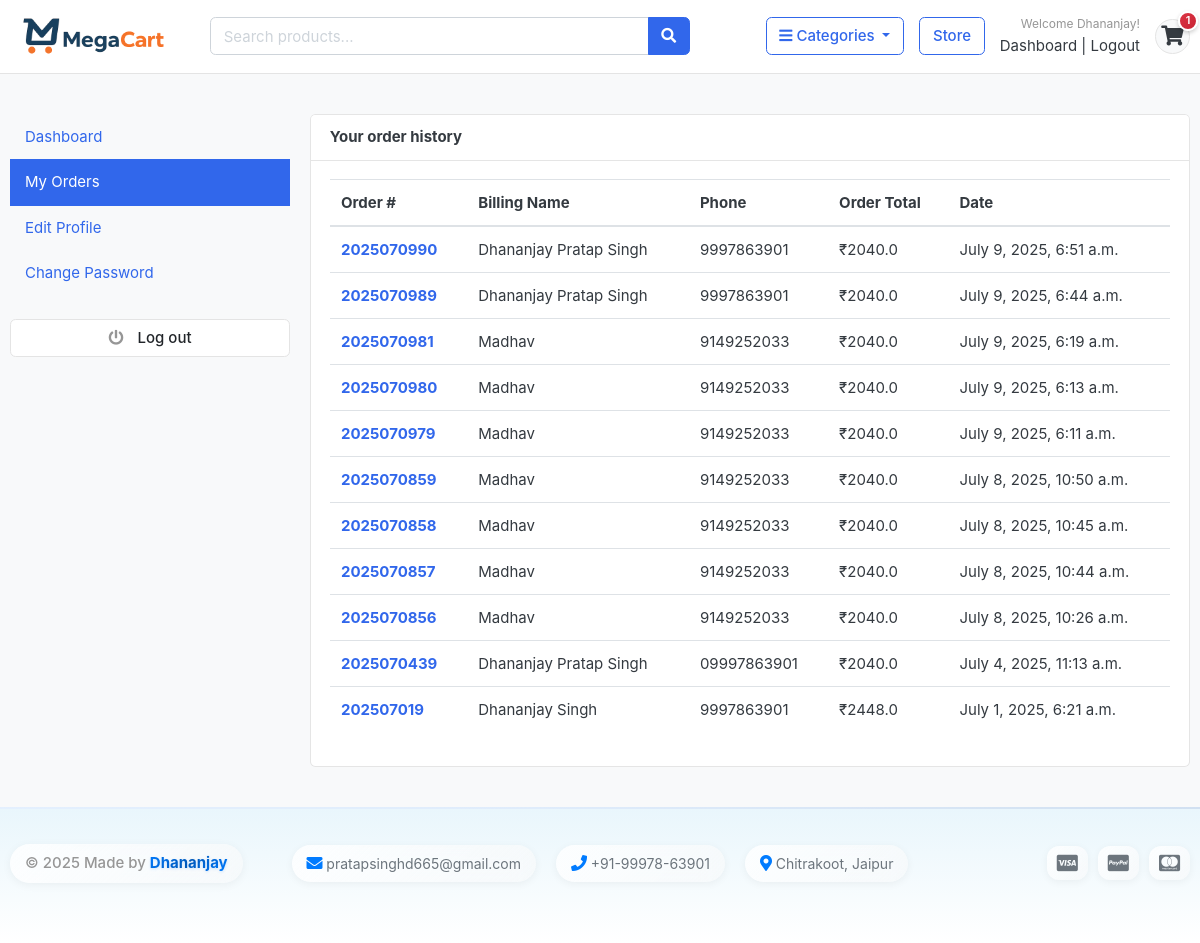
Before: /accounts/my_orders/ (signed in) with the older database file.
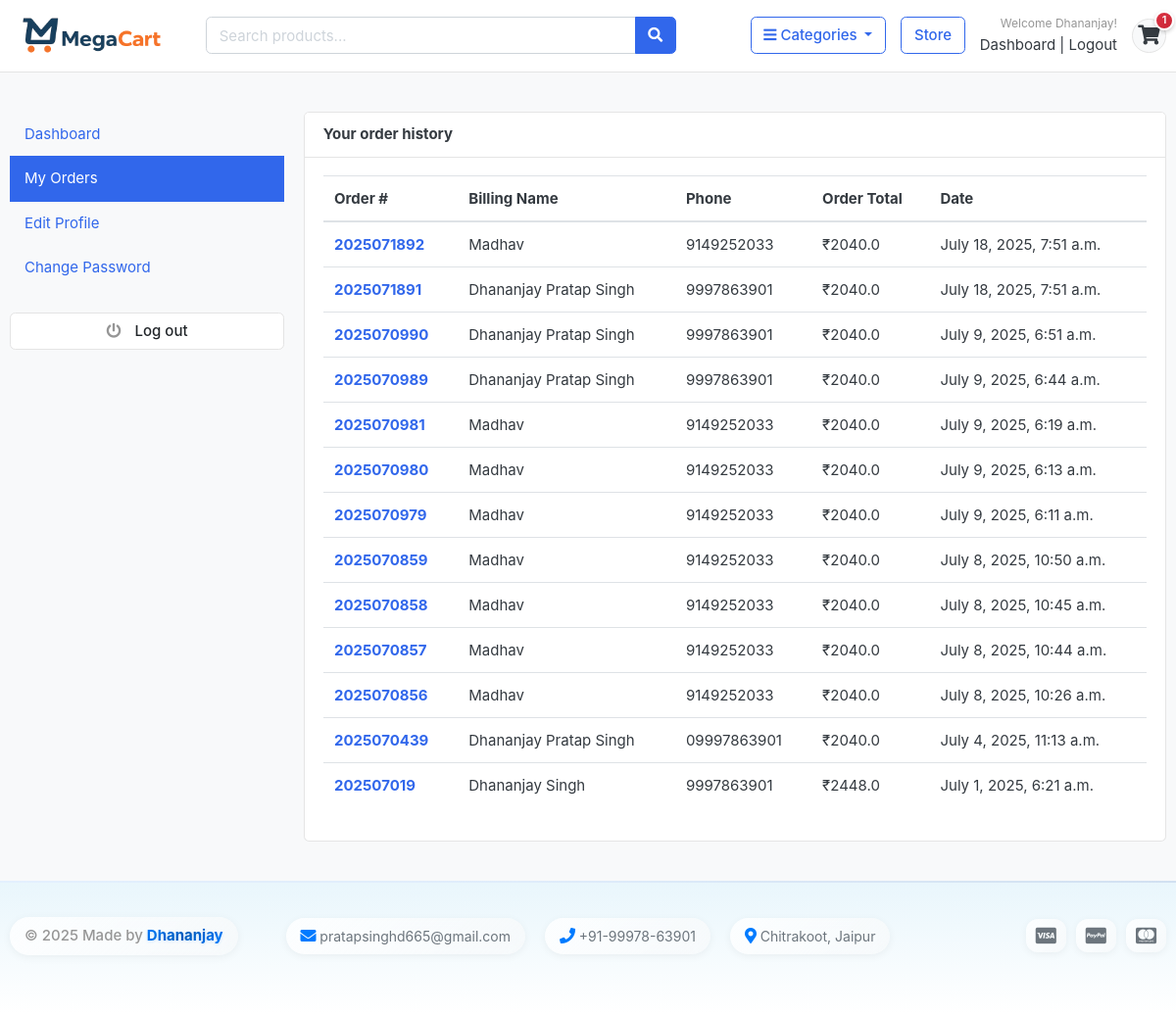
After: the same page with the newer database file.
### accounts/models.py (models this page shows, shortened)
class Account(AbstractBaseUser, PermissionsMixin):
    ROLE_CHOICES = (
        ('Customer', 'Customer'),
        ('Seller', 'Seller'),
        ('Admin', 'Admin'),
    )
    role = models.CharField(max_length=10, choices=ROLE_CHOICES, default='Customer')
    first_name = models.CharField(max_length=50)
    last_name = models.CharField(max_length=50)
    username = models.CharField(max_length=50, unique=True)
    email = models.EmailField(max_length=100, unique=True)
    phone_number = models.CharField(max_length=50)
    date_joined = models.DateTimeField(auto_now_add=True)
    last_login = models.DateTimeField(auto_now_add=True)
    is_admin = models.BooleanField(default=False)
    is_staff = models.BooleanField(default=False)
    is_superuser = models.BooleanField(default=False)
    is_active = models.BooleanField(default=True)
    is_superadmin = models.BooleanField(default=False)
    USERNAME_FIELD = 'email'
    REQUIRED_FIELDS = ['username', 'first_name', 'last_name']
    objects = MyAccountManager()

### orders/models.py (models this page shows, shortened)
class Order(models.Model):
    STATUS = (
        ('New', 'New'),
        ('Accepted', 'Accepted'),
        ('Completed', 'Completed'),
        ('Cancelled', 'Cancelled'),
    )
    user = models.ForeignKey(Account, on_delete=models.SET_NULL, null=True)
    payment = models.ForeignKey(Payment, on_delete=models.SET_NULL, blank=True, null=True)
    order_number = models.CharField(max_length=20)
    first_name = models.CharField(max_length=50)
    last_name = models.CharField(max_length=50)
    phone = models.CharField(max_length=15)
    email = models.EmailField(max_length=50)
    address_line_1 = models.CharField(max_length=50)
    address_line_2 = models.CharField(max_length=50, blank=True)
    country = models.CharField(max_length=50)
    state = models.CharField(max_length=50)
    city = models.CharField(max_length=50)
    order_note = models.CharField(max_length=100, blank=True)
    order_total = models.FloatField()
    tax = models.FloatField()
    status = models.CharField(max_length=10, choices=STATUS, default='New')
    ip = models.CharField(blank=True, max_length=20)
    is_ordered = models.BooleanField(default=False)
    created_at = models.DateTimeField(auto_now_add=True)
    updated_at = models.DateTimeField(auto_now=True)
    def full_name(self):
        return f'{self.first_name} {self.last_name}'

### accounts/views.py (the view)
# urls.py: path('my_orders/', views.my_orders, name='my_orders'),
@login_required(login_url='login')
def my_orders(request):
    orders = Order.objects.filter(user=request.user, is_ordered=True).order_by('-created_at')
    context = {
        'orders': orders,
    }
    return render(request, 'accounts/my_orders.html', context)

### carts/context_processors.py (called while the page is built)
def counter(request):
    cart_count = 0
    if 'admin' in request.path:
        return {}
    else:
        try:
            cart = Cart.objects.filter(cart_id=_cart_id(request))
            if request.user.is_authenticated:
                cart_items = CartItem.objects.all().filter(user=request.user)
            else:
                cart_items = CartItem.objects.all().filter(cart=cart[:1])
            for cart_item in cart_items:
                cart_count += cart_item.quantity
        except Cart.DoesNotExist:
            cart_count = 0
    return dict(cart_count=cart_count)

### carts/views.py (called while the page is built)
def _cart_id(request):
    cart = request.session.session_key
    if not cart:
        cart = request.session.create()
    return cart

### category/context_processors.py (called while the page is built)
def menu_links(request):
    links = Category.objects.all()
    return dict(links=links)

### category/models.py (called while the page is built)
    def get_url(self):
        return reverse('products_by_category', args=[self.slug])

### templates/accounts/my_orders.html (shortened to what this page needs)
{% extends 'base.html' %}
{% block content %}
<section class="section-conten padding-y bg">
<div class="container">
	<div class="row">
	{% include 'includes/dashboard_sidebar.html' %}
	<main class="col-md-9">
		<article class="card">
		<header class="card-header">
			<strong class="d-inline-block mr-3">Your order history</strong>
		</header>
		<div class="card-body">
			<div class="row">
			<div class="col-md-12">
				<table class="table table-hover">
				  <thead>
				    <tr>
				      <th scope="col">Order #</th>
				      <th scope="col">Billing Name</th>
				      <th scope="col">Phone</th>
				      <th scope="col">Order Total</th>
							<th scope="col">Date</th>
				    </tr>
				  </thead>
				  <tbody>
						{% for order in orders %}
				    <tr>
				      <th scope="row"><a href="{% url 'order_detail' order.order_number %}">{{order.order_number}}</a></th>
				      <td>{{order.full_name}}</td>
				      <td>{{order.phone}}</td>
				      <td>₹{{order.order_total}}</td>
							<td>{{order.created_at}}</td>
				    </tr>
				{% endfor %}
				  </tbody>
				</table>
			</div>
			</div>
		</div>
		</article>
	</main>
</div>
</div>
</section>
{% endblock %}

### templates/base.html (shortened to what this page needs)
{% load static %}
<!DOCTYPE HTML>
<html lang="en">
<head>
<link href="{% static 'css/bootstrap.css' %}" rel="stylesheet" type="text/css"/>
<link rel="stylesheet" href="https://cdnjs.cloudflare.com/ajax/libs/font-awesome/6.5.0/css/all.min.css" />
<link href="{% static 'fonts/fontawesome/css/all.min.css' %}" type="text/css" rel="stylesheet">
<link href="{% static 'css/ui.css' %}" rel="stylesheet" type="text/css"/>
<link href="{% static 'css/responsive.css' %}" rel="stylesheet" media="only screen and (max-width: 1200px)" />
<link href="{% static 'css/custom.css' %}" rel="stylesheet" type="text/css"/>
</head>
<body>
  {% include 'includes/navbar.html' %}
  {% block content %}{% endblock %}
{% include 'includes/footer.html' %}

### templates/includes/navbar.html (shortened to what this page needs)
{% load static %}
<header class="section-header">
<section class="header-main border-bottom">
  <div class="container-fluid">
    <div class="row align-items-center">
      <div class="col-3 col-sm-2 col-md-2 col-lg-2">
        <a href="{% url 'home' %}" class="brand-wrap">
          <img class="logo img-fluid" src="{% static './images/logo.png' %}" alt="Logo">
        </a>
      </div>
      <div class="col-lg-5 d-none d-lg-block">
        <form action="{% url 'search' %}" class="search" method='GET'>
          <div class="input-group">
            <input type="text" class="form-control" placeholder="Search products..." name="keyword">
            <div class="input-group-append">
              <button class="btn btn-primary" type="submit">
                <i class="fa fa-search"></i>
              </button>
            </div>
          </div>
        </form>
      </div>
      <div class="col-lg-5 col-md-8 d-none d-md-flex justify-content-end align-items-center">
        <div class="dropdown me-3">
          <button type="button" class="btn btn-outline-primary dropdown-toggle" data-toggle="dropdown">
            <i class="fa fa-bars"></i> Categories
          </button>
        </div>
        <a href="{% url 'store' %}" class="btn btn-outline-primary me-3">Store</a>
        <div class="user-info me-3">
          {% if user.id is None %}
            <div class="widget-header">
              <small class="title text-muted d-none d-lg-block">Welcome guest!</small>
              <div>
                <a href="{% url 'login' %}" class="text-decoration-none">Sign in</a>
                <span class="dark-transp d-none d-lg-inline"> | </span>
                <a href="{% url 'register' %}" class="text-decoration-none d-none d-lg-inline">Register</a>
              </div>
            </div>
          {% else %}
            <div class="widget-header">
              <small class="title text-muted d-none d-lg-block">Welcome {{user.first_name}}!</small>
              <div>
                <a href="{% url 'dashboard' %}" class="text-decoration-none">Dashboard</a>
                <span class="dark-transp d-none d-lg-inline"> | </span>
                <a href="{% url 'logout' %}" class="text-decoration-none d-none d-lg-inline">Logout</a>
              </div>
            </div>
          {% endif %}
        </div>
        <a href="{% url 'cart' %}" class="cart-link position-relative">
          <div class="icon icon-sm rounded-circle border d-flex align-items-center justify-content-center">
            <i class="fa fa-shopping-cart"></i>
          </div>
          <span class="cart-badge">{{cart_count}}</span>
        </a>
      </div>
    </div>
  </div>
</section>
</header>

### templates/includes/dashboard_sidebar.html
<aside class="col-md-3">
  <ul class="list-group">
    <a class="list-group-item {% if '/accounts/' == request.path %}active{% endif %}" href="{% url 'dashboard' %}"> Dashboard </a>
    <a class="list-group-item {% if '/my_orders/' in request.path %}active{% endif %}" href="{% url 'my_orders' %}"> My Orders </a>
    <a class="list-group-item {% if '/edit_profile/' in request.path %}active{% endif %}" href="{% url 'edit_profile' %}"> Edit Profile </a>
    <a class="list-group-item {% if '/change_password/' in request.path %}active{% endif %}" href="{% url 'change_password' %}"> Change Password </a>
  </ul>
  <br>
  <a class="btn btn-light btn-block" href="{% url 'logout' %}"> <i class="fa fa-power-off"></i> <span class="text">Log out</span> </a>
</aside>

### templates/includes/footer.html (shortened to what this page needs)
        <footer class="section-footer w-100">
            <div class="container">
                <section class="footer-bottom row">
                    <div class="col-12 col-md-2 col-lg-2 footer-copyright">
                        <p class="text-muted mb-2 mb-md-0">
                            © 2025 Made by <span class="highlight-text">Dhananjay</span>
                        </p>
                    </div>
                    <div class="col-12 col-md-8 col-lg-8 footer-contact">
                        <div class="contact-info">
                            <span class="contact-item">
                                <i class="fa fa-envelope me-1"></i>
                                pratapsinghd665@gmail.com
                            </span>
                            <span class="contact-item">
                                <i class="fa fa-phone me-1"></i>
                                +91-99978-63901
                            </span>
                            <span class="contact-item">
                                <i class="fa fa-map-marker-alt me-1"></i>
                                Chitrakoot, Jaipur
                            </span>
                        </div>
                    </div>
                    <div class="col-12 col-md-2 col-lg-2 footer-payment">
                        <div class="payment-icons">
                            <i class="fab fa-lg fa-cc-visa"></i>
                            <i class="fab fa-lg fa-cc-paypal"></i>
                            <i class="fab fa-lg fa-cc-mastercard"></i>
                        </div>
                    </div>
                </section>
            </div>
        </footer>
</body>
</html>

### MegaCart/static/css/ui.css (style rules this page uses)
html { font-family: "Inter", sans-serif; font-size: 15px; }
.icon-xs, .icon-sm, .icon-md, .icon-lg { display: inline-block; text-align: center; flex-shrink: 0; flex-grow: 0; }
.icon-sm { width: 48px; height: 48px; line-height: 48px !important; font-size: 20px; }
.padding-y { padding-top: 40px; padding-bottom: 40px; }
article:after, .form-group:after { display: block; clear: both; content: ""; }
.bg { background-color: #f8f9fa; }
p:last-child { margin-bottom: 0; }
.header-main { position: relative; padding-top: 1rem; padding-bottom: 1rem; }
.brand-wrap .logo, .navbar-brand .logo { margin-right: 7px; max-height: 42px; display: inline-block; }
.widget-header { display: inline-block; vertical-align: middle; position: relative; }
.widget-header a { color: #343a40; }
.widget-header .title { display: block; }
.footer-bottom { padding-top: 20px; padding-bottom: 20px; }
.footer-copyright { padding-top: 20px; padding-bottom: 20px; }
.btn-light { background-color: #fff; border-color: #e4e4e4; }
.btn-light i { color: #969696; }
.btn i + .text { margin-left: 10px; }

### templates/includes/navbar.html (style rules this page uses)
.section-header { background-color: #fff; box-shadow: 0 2px 4px rgba(0,0,0,0.1); }
.logo { max-height: 40px; width: auto; }
.cart-link { text-decoration: none; color: inherit; }
.cart-link .icon { width: 35px; height: 35px; background-color: #f8f9fa; border: 1px solid #dee2e6; }
.cart-badge { position: absolute; top: -8px; right: -8px; background: linear-gradient(135deg, #dc3545, #c82333); color: white; border-radius: 50%; min-width: 20px; height: 20px; display: flex; align-items: center; justify-content: center; font-size: 11px; font-weight: 600; line-height: 1; box-shadow: 0 2px 4px rgba(0,0,0,0.2); border: 2px solid white; }
.list-group-item { border: none; background-color: transparent; padding: 12px 15px; }
@media (min-width: 768px) { .user-info { text-align: right; } }
@media (min-width: 768px) { .widget-header { min-width: 120px; } }
@media (min-width: 768px) { .widget-header small { display: block; margin-bottom: 2px; } }
.me-3 { margin-right: 1rem !important; }

Changed rows visible on the page:
added Order: order_number "2025071892", full_name "Madhav", phone "9149252033", order_total "2040.0", created_at "July 18, 2025, 7:51 a.m."
added Order: order_number "2025071891", full_name "Dhananjay Pratap Singh", phone "9997863901", order_total "2040.0", created_at "July 18, 2025, 7:51 a.m."
